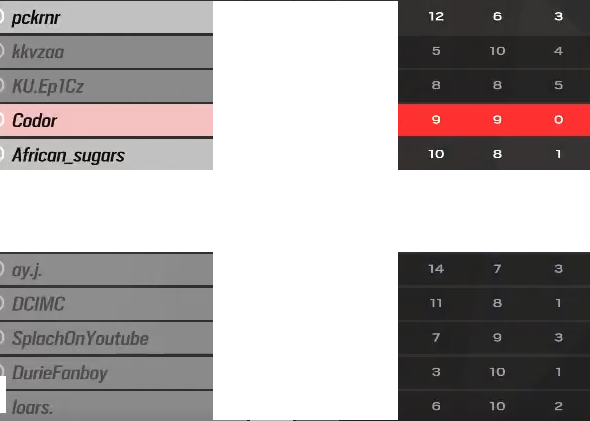
#> input picture edited-image.png, 590 x 421 px
$ python -i divide_image.py   (imports and definitions only)
#> lines starting #> are read from the running program, lines starting #| are printed output that depends on the picture
from PIL import Image, ImageOps
import cv2
import numpy as np

def process_image(image_path):
    # Load the image
#> called with image_path = 'edited-image.png'
    image = Image.open(image_path)
#> image is the input picture: PIL image 590x421 RGBA; mean R, G, B, A 173.2, 166.5, 166.4, 255

    # Get dimensions of the image
    width, height = image.size
#> width = 590; height = 421

    # Crop the left half
    left = image.crop((0, 0, width // 2, height))
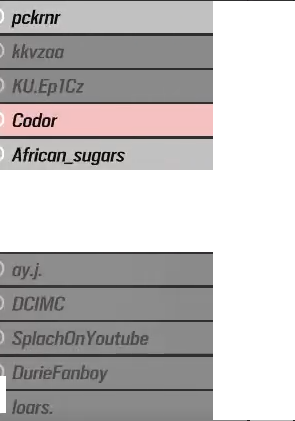
#> left: PIL image 295x421 RGBA; mean R, G, B, A 192.6, 189.7, 189.6, 255

    # Crop the right half and then split it into top and bottom halves
    right = image.crop((width // 2, 0, width, height))
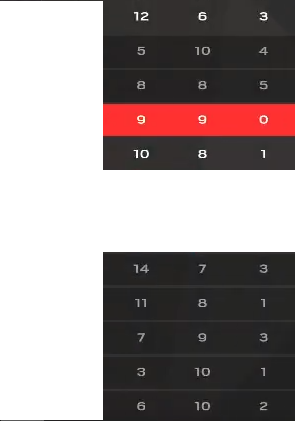
#> right: PIL image 295x421 RGBA; mean R, G, B, A 153.8, 143.3, 143.1, 255
    top_right = right.crop((0, 0, right.width, right.height // 2))
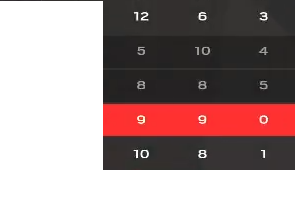
#> top_right: PIL image 295x210 RGBA; mean R, G, B, A 165.7, 145, 144.6, 255
    bottom_right = right.crop((0, right.height // 2, right.width, right.height))
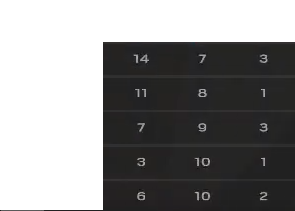
#> bottom_right: PIL image 295x211 RGBA; mean R, G, B, A 142, 141.6, 141.6, 255

    # Convert to grayscale and process each part
    def process_part(part):
        part = part.convert('L')  # Convert to grayscale
        part = ImageOps.invert(part)  # Invert colors
        part_np = np.array(part)  # Convert to numpy array for OpenCV processing
        part_np = cv2.equalizeHist(part_np)  # Equalize histogram for contrast enhancement
        return Image.fromarray(part_np)  # Convert back to PIL Image from numpy array

    left = process_part(left)
    top_right = process_part(top_right)
#> in process_part (call 2), `part_np = cv2.equalizeHist(part_np)`:
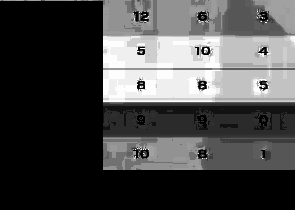
#> part_np: shape (210, 295); min 0, max 255, mean 72.6
    bottom_right = process_part(bottom_right)
#> in process_part (call 3), `part = ImageOps.invert(part)`:
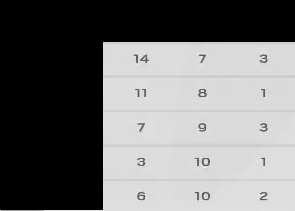
#> part: PIL image 295x211 L; min 0, max 249, mean 113.3
#> in process_part (call 3), `part_np = cv2.equalizeHist(part_np)`:
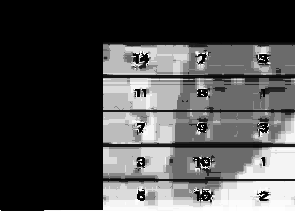
#> part_np: shape (211, 295); min 0, max 255, mean 76.9

    # Save processed parts
    left.save('left_side.png')
    top_right.save('top_right_side.png')
    bottom_right.save('bottom_right_side.png')

    return 'left_side.png', 'top_right_side.png', 'bottom_right_side.png'

>>> result = process_image('edited-image.png')
